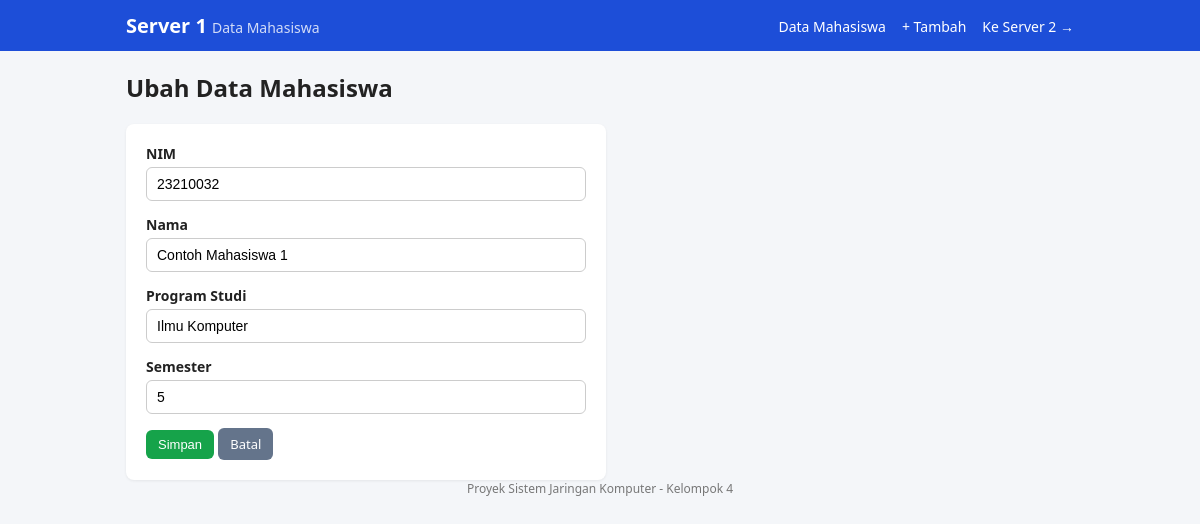
The app's page /server1/form.php?id=1 with its own data.
### tables this page shows
CREATE TABLE IF NOT EXISTS mahasiswa (
  id       INT AUTO_INCREMENT PRIMARY KEY,
  nim      VARCHAR(20)  NOT NULL UNIQUE,
  nama     VARCHAR(100) NOT NULL,
  prodi    VARCHAR(100) NOT NULL,
  semester INT          NOT NULL
);

### server1/config.php (called while the page is built, shortened)
<?php
function db(): PDO {
    static $pdo = null;
    if ($pdo === null) {
        $pdo = new PDO(
            'mysql:host=' . DB_HOST . ';dbname=' . DB_NAME . ';charset=utf8mb4',
            DB_USER, DB_PASS,
            [PDO::ATTR_ERRMODE => PDO::ERRMODE_EXCEPTION,
             PDO::ATTR_DEFAULT_FETCH_MODE => PDO::FETCH_ASSOC]
        );
    }
    return $pdo;
}

### server1/form.php (the view, shortened to what this page needs)
<?php
require_once __DIR__ . '/layout.php';
$id = (int)($_GET['id'] ?? $_POST['id'] ?? 0);
$data = ['nim' => '', 'nama' => '', 'prodi' => 'Ilmu Komputer', 'semester' => 1];
if ($id) {
    $st = db()->prepare('SELECT * FROM mahasiswa WHERE id = ?');
    $st->execute([$id]);
    $data = $st->fetch();
}
?>
<h2><?= $id ? 'Ubah' : 'Tambah' ?> Data Mahasiswa</h2>
<form method="post" class="card">
  <label>NIM <input name="nim" value="<?= e($data['nim']) ?>" maxlength="20" required></label>
  <label>Nama <input name="nama" value="<?= e($data['nama']) ?>" maxlength="100" required></label>
  <label>Program Studi <input name="prodi" value="<?= e($data['prodi']) ?>" maxlength="100" required></label>
  <label>Semester <input type="number" name="semester" min="1" max="14" value="<?= e($data['semester']) ?>" required></label>
  <div><button class="btn-green">Simpan</button> <a class="btn" href="index.php">Batal</a></div>
</form>

### server1/style.css (style rules this page uses)
* { box-sizing:border-box }
body { margin:0;font-family:system-ui,Segoe UI,Arial,sans-serif;background:#f4f6f9;color:#222 }
input { padding:8px 10px;border:1px solid #ccc;border-radius:6px;font-size:14px }
button,.btn { padding:7px 12px;border:0;border-radius:6px;background:#64748b;color:#fff;cursor:pointer;font-size:13px;text-decoration:none;display:inline-block }
.btn-green { background:#16a34a }
.card { background:#fff;padding:20px;border-radius:8px;box-shadow:0 1px 3px #0001;display:grid;gap:14px;max-width:480px }
.card label { display:grid;gap:4px;font-size:14px;font-weight:600 }
.card input { width:100%;font-weight:400 }

### records on screen
mahasiswa: nim "23210032", nama "Contoh Mahasiswa 1", prodi "Ilmu Komputer", semester "5"
